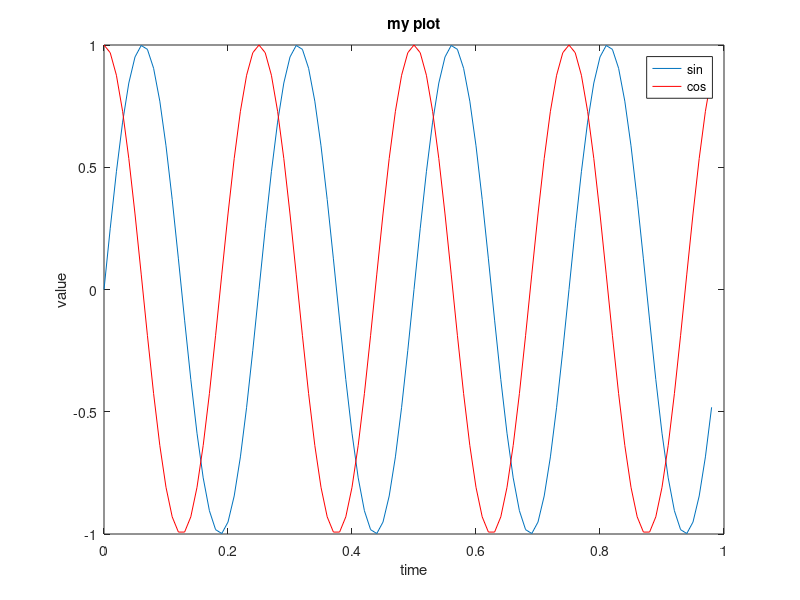

Write MATLAB code to recreate this figure.
a = [1 2 ;3 4; 5 6];
b = [11 12; 13 14; 15 16];
c = [1 1; 2 2];

t = [0:0.01:0.98];
y1 = sin(2*pi*4*t);
plot(t,y1);
y2 = cos(2*pi*4*t);
plot(t,y2);

% Create a graph and hold its value
plot(t,y1);
hold on;
plot(t,y2,'r');
xlabel('time');
ylabel('value');
legend('sin','cos');
title('my plot');
print -dpng 'myplot.png'; %save image

%subplotting
subplot(1,2,1); %creates a 1 x 2 plot, and access the first element
plot(t,y1)
subplot(1,2,2);
plot(t,y2);
axis([0.5 1 -1 1]);

%colored plots
A = magic(5);
imagesc(A);
imagesc(A), colorbar, colormap gray;
imagesc(magic(15)), colorbar, colormap gray; %comma chaining